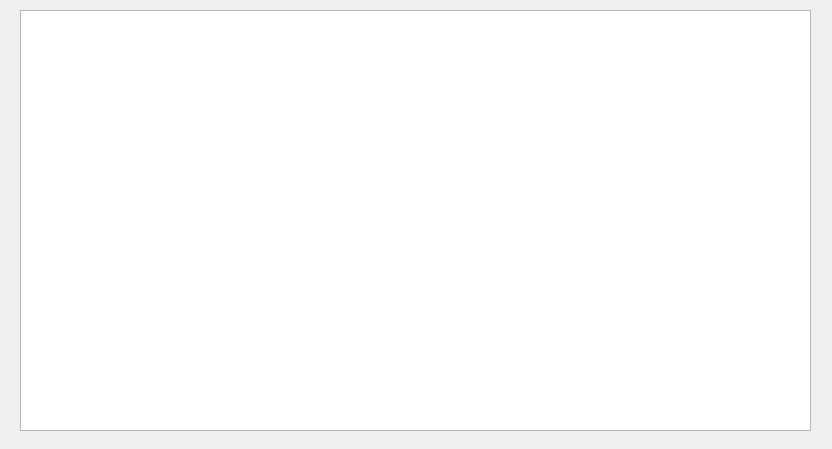
<?xml version="1.0" encoding="UTF-8"?>
<ui version="4.0">
 <class>Form</class>
 <widget class="QWidget" name="Form">
  <property name="geometry">
   <rect>
    <x>0</x>
    <y>0</y>
    <width>832</width>
    <height>449</height>
   </rect>
  </property>
  <property name="windowTitle">
   <string>Form</string>
  </property>
  <widget class="QTableWidget" name="tableWidget">
   <property name="geometry">
    <rect>
     <x>20</x>
     <y>10</y>
     <width>791</width>
     <height>421</height>
    </rect>
   </property>
   <property name="font">
    <font>
     <pointsize>11</pointsize>
    </font>
   </property>
  </widget>
 </widget>
 <resources/>
 <connections/>
</ui>
